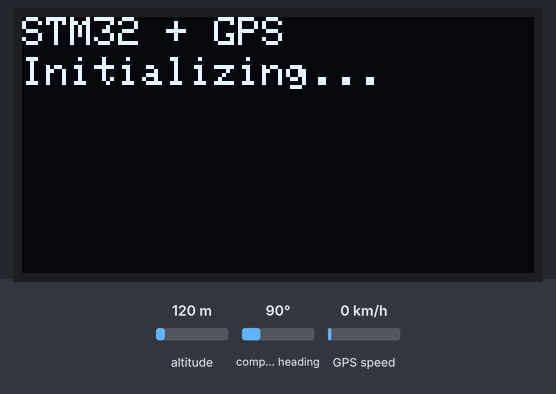
A sketch run on a simulated Arduino Mega 2560, built with avr-gcc and run on an emulated ATmega2560. Shown: 128×64 one-colour display. The inputs (shaded band) are chosen by the test bench; at power-on: altitude 120 m, compass heading 90°, GPS speed 0 km/h. The GPS gets a fix after 3 s at 37.7749, -122.4194 with 8 satellites; what the sketch prints to the serial monitor is not drawn.

Above: at 0.1 s.
At 4.1 s:
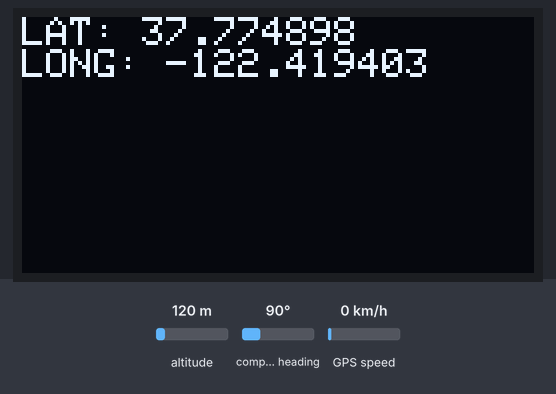

The sketch:

Neo6m_Stm32_GPS.ino
```cpp
//Neo6m Stm32 GPS-
#include <Wire.h>
#include <Adafruit_GFX.h>
#include <Adafruit_SSD1306.h>
#include <TinyGPS++.h>

// OLED settings
#define SCREEN_WIDTH 128
#define SCREEN_HEIGHT 64
Adafruit_SSD1306 display(SCREEN_WIDTH, SCREEN_HEIGHT, &Wire, -1);

// GPS
TinyGPSPlus gps;

void setup() {
  Serial1.begin(9600);    // GPS UART
  Serial.begin(115200);   // Debug monitor

  // Initialize OLED
  if(!display.begin(SSD1306_SWITCHCAPVCC, 0x3C)) {
    Serial.println(F("SSD1306 init failed!"));
    while (true);
  }

  display.clearDisplay();
  display.setTextSize(1);
  display.setTextColor(SSD1306_WHITE);

  display.setCursor(0, 0);
  display.println("STM32 + GPS");
  display.setCursor(0, 10);
  display.println("Initializing...");
  display.display();
  delay(3000);
  display.clearDisplay();
}

void loop() {
  GPSDelay(1000); // Process GPS data
  double lat_val = gps.location.lat();
  double lng_val = gps.location.lng();
  bool loc_valid = gps.location.isValid();

  display.clearDisplay();
  display.setTextSize(1);
  display.setCursor(0, 0);

  if (!loc_valid) {
    display.println("Waiting for GPS...");
    Serial.println("Latitude : *****");
    Serial.println("Longitude : *****");
  } else {
    Serial.println("GPS READING: ");
    Serial.print("Latitude : ");
    Serial.println(lat_val, 6);
    Serial.print("Longitude : ");
    Serial.println(lng_val, 6);

    display.print("LAT: ");
    display.println(lat_val, 6);
    display.print("LONG: ");
    display.println(lng_val, 6);
  }

  display.display();
  delay(4000);
}

static void GPSDelay(unsigned long ms) {
  unsigned long start = millis();
  do {
    while (Serial1.available())
      gps.encode(Serial1.read());
  } while (millis() - start < ms);
}
```
